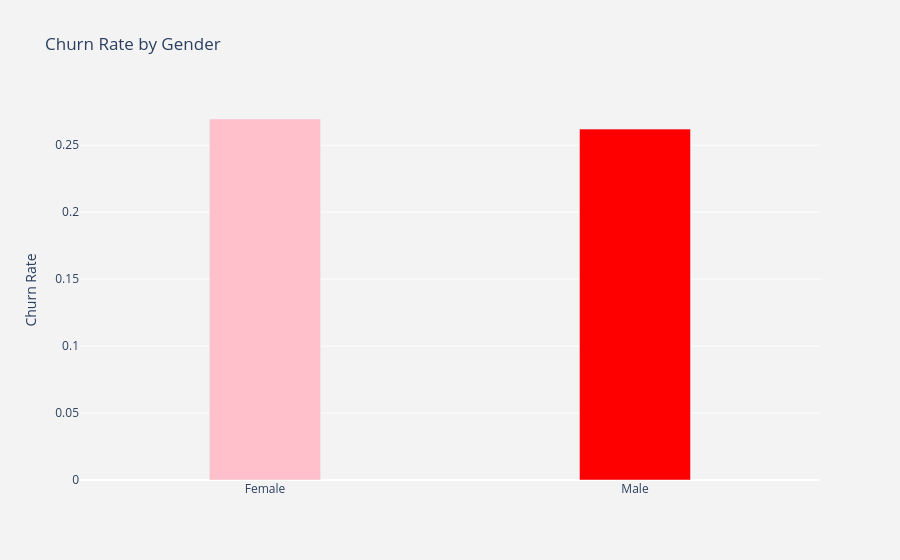

Source (notebook cell):
### Code cell
# Visualize Churn Rate by Gender
plot_by_gender = churn_dataset.groupby('gender').Churn.mean().reset_index()
plot_data = [
    go.Bar(
        x=plot_by_gender['gender'],
        y=plot_by_gender['Churn'],
        width = [0.3, 0.3],
        marker=dict(
        color=['pink', 'red'])
    )
]
plot_layout = go.Layout(
        xaxis={"type": "category"},
        yaxis={"title": "Churn Rate"},
        title='Churn Rate by Gender',
        plot_bgcolor  = 'rgb(243,243,243)',
        paper_bgcolor  = 'rgb(243,243,243)',
    )
fig = go.Figure(data=plot_data, layout=plot_layout)
po.iplot(fig)

### Figure 1 — Plotly figure (JSON) as saved in the notebook; plotly's stock layout.template omitted (floating-point values rounded to 4 significant figures)
{"data": [{"marker": {"color": ["pink", "red"]}, "type": "bar", "width": [0.3, 0.3], "x": ["Female", "Male"], "y": [0.2696, 0.262]}], "layout": {"paper_bgcolor": "rgb(243,243,243)", "plot_bgcolor": "rgb(243,243,243)", "title": {"text": "Churn Rate by Gender"}, "xaxis": {"type": "category"}, "yaxis": {"title": {"text": "Churn Rate"}}}}
